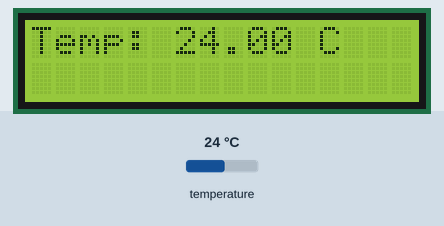
A sketch run on a simulated Arduino Uno, built with avr-gcc and run on an emulated ATmega328P. Parts: 16×2 character LCD. The test bench sets the inputs (shaded band); at power-on: temperature 24 °C.

Above: at 1.2 s.
1.3 s: temperature set to 12 °C
At 2.9 s:
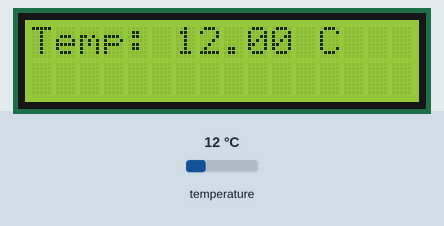
4.1 s: temperature set to 19 °C
At 5.8 s:
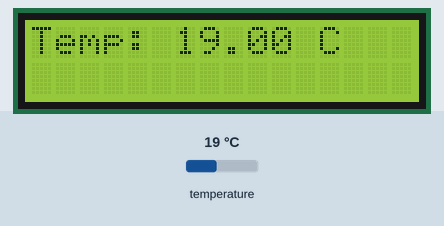
6.6 s: temperature set to 28 °C
At 9.3 s:
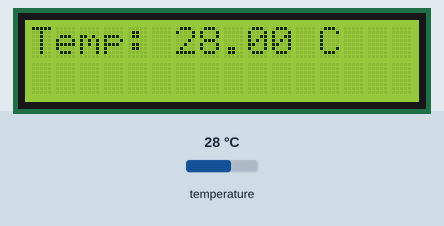
Timing chart, 0 to 10.8 s (numbered marks = the images above; inputs shaded):
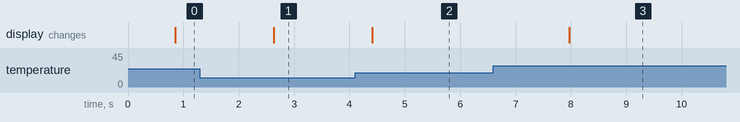

The sketch:

temperature_sensor.ino
```cpp
#include <OneWire.h>
#include <DallasTemperature.h>
#include <Wire.h>
#include <LiquidCrystal_I2C.h>

#define ONE_WIRE_BUS 2 // Connect the sensor pin to Arduino pin 2

OneWire oneWire(ONE_WIRE_BUS);
DallasTemperature sensors(&oneWire);

#define LCD_ADDRESS 0x27
#define LCD_COLUMNS 16
#define LCD_ROWS 2

LiquidCrystal_I2C lcd(LCD_ADDRESS, LCD_COLUMNS, LCD_ROWS);

void setup() {
  Serial.begin(9600);
  sensors.begin();

  lcd.init();
  lcd.backlight();
}

void loop() {
  sensors.requestTemperatures();
  float temperatureCelsius = sensors.getTempCByIndex(0);

  lcd.setCursor(0, 0);
  lcd.print("Temp: ");
  lcd.print(temperatureCelsius);
  lcd.print(" C");

  delay(1000);
}
```

Measured:
- after the input at 1.3 s, the display: changes after 1.3 s (image 1)
- after the input at 4.1 s, the display: changes after 0.31 s (image 2)
- after the input at 6.6 s, the display: changes after 1.4 s (image 3)
